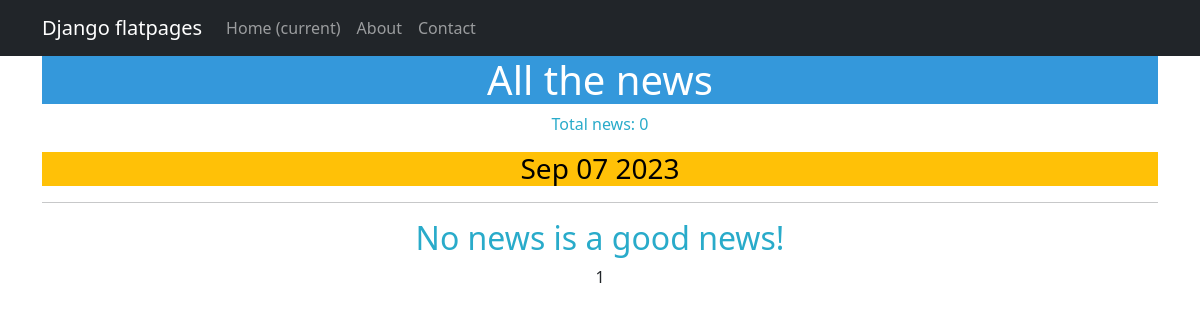
/articles/categories/1, run on an earlier commit of the app's database.
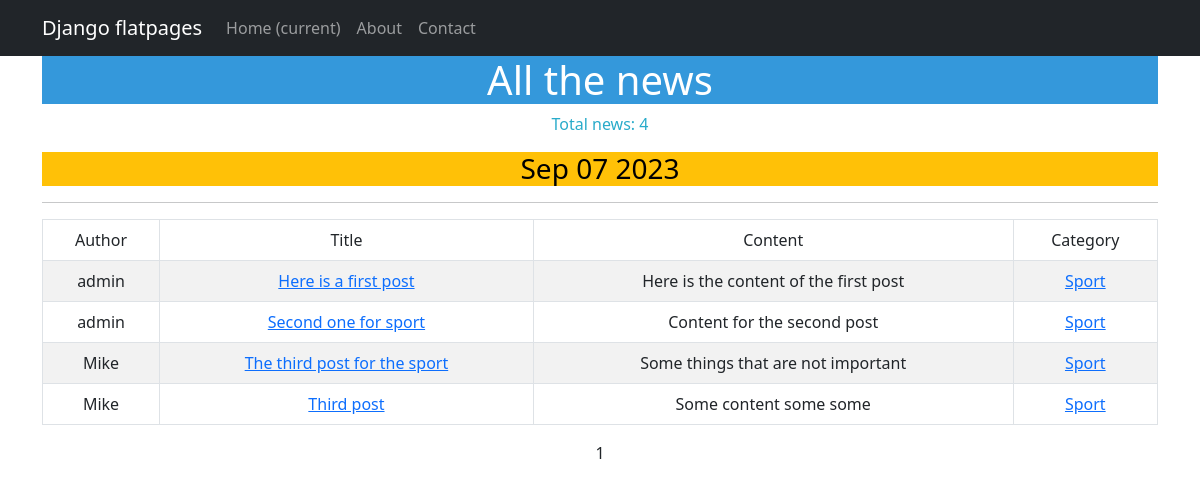
And on a later commit of the database.
### application/models.py (models this page shows, shortened)
class Post(models.Model):
    author = models.ForeignKey(Author, on_delete=models.CASCADE)
    options = models.CharField(max_length=10, choices=[('article', 'Article'), ('news', 'News')], default='article')
    time_of_creation = models.DateTimeField(auto_now_add=True)
    categories = models.ManyToManyField('Category', through='PostCategory')
    title = models.CharField(max_length=255)
    content_of_article = models.TextField()
    rating = models.IntegerField(default=0)

class Author(models.Model):
    author = models.OneToOneField(User, on_delete=models.CASCADE)
    rating = models.IntegerField(default=0)

class Category(models.Model):
    categories = models.CharField(max_length=64,
                                default="Name_of_category",
                                unique=True)
    subscribers = models.ManyToManyField(User, blank=True, default='h', related_name='categories')
    def __str__(self):
        return self.categories

### application/views.py (the view)
# urls.py: path('categories/<int:pk>', CategoryListView.as_view(), name = 'category_list'),
class CategoryListView(PostList):
    model = Post
    template_name = 'news/category_list.html'
    context_object_name = 'category_news_list'
    def get_queryset(self):
        self.category = get_object_or_404(Category, id=self.kwargs['pk'])
        queryset = Post.objects.filter(categories=self.category) #.order_by('-created_at')
        return queryset
    def get_context_data(self, **kwargs):
        context = super().get_context_data(**kwargs)
        context['is_not_subscriber'] = self.request.user not in self.category.subscribers.all()
        context['category'] = self.category
        return context

### news/templatetags/custom_tags.py (called while the page is built)
@register.simple_tag()
def current_time(format_string='%b %d %Y'):
   return datetime.utcnow().strftime(format_string)

### templates/news/category_list.html (shortened to what this page needs)
{% extends 'flatpages/default.html' %}
{% load custom_filters %}
{% load custom_tags %}
{% block content %}
   <h1 style="background-color: #3498DB; color: #ffffff;">All the news</h1>
   <p style="color: #29ABCA;">Total news: {{ category_news_list|length }}</p>
   <h3 style="background-color: #FFC107; color: #000000;">{% current_time '%b %d %Y' %}</h3>
   <hr>
   {% if category_news_list %}
       <table class="table table-bordered table-striped table-hover">
           <thead>
                   <td>Author</td>
                   <td>Title</td>
                   <td>Content</td>
                   <td>Category</td>
           </thead>
           <tbody>
           {% for post in category_news_list %}
           <tr>
               <td>{{ post.author.author }}</td>
               <td><a href="{% url 'post_detail' post.id %}"> {{ post.title|capfirst }} </a></td>
               <td>{{ post.content_of_article|truncatewords:20|capfirst }}</td>
               <td>
                   {% for category in post.categories.all %}
                    <a href = "{% url 'category_list' category.id %}">{{ category|capfirst }}</a>
                   {% endfor %}
               </td>
           </tr>
           {% endfor %}
       </table>
   {% else %}
       <h2 style="color: #29ABCA;">No news is a good news!</h2>
   {% endif %}
   {{ page_obj.number }}
{% endblock content %}

What changed in the data, as far as the page shows it:
added Post: author.author "admin", title "Here is a first post", content_of_article "Here is the content of the first post"
now on this page (row unchanged): Category: categories "Sport"
added Post: author.author "admin", title "Second one for sport", content_of_article "Content for the second post"
added Post: author.author "Mike", title "The third post for the sport", content_of_article "Some things that are not important"
added Post: author.author "Mike", title "Third post", content_of_article "Some content some some"
Also different on the page:
{{ category_news_list|length }}: "0" → "4"
text no longer shown: "No news is a good news!"
text now shown: "Author Title Content Category"
